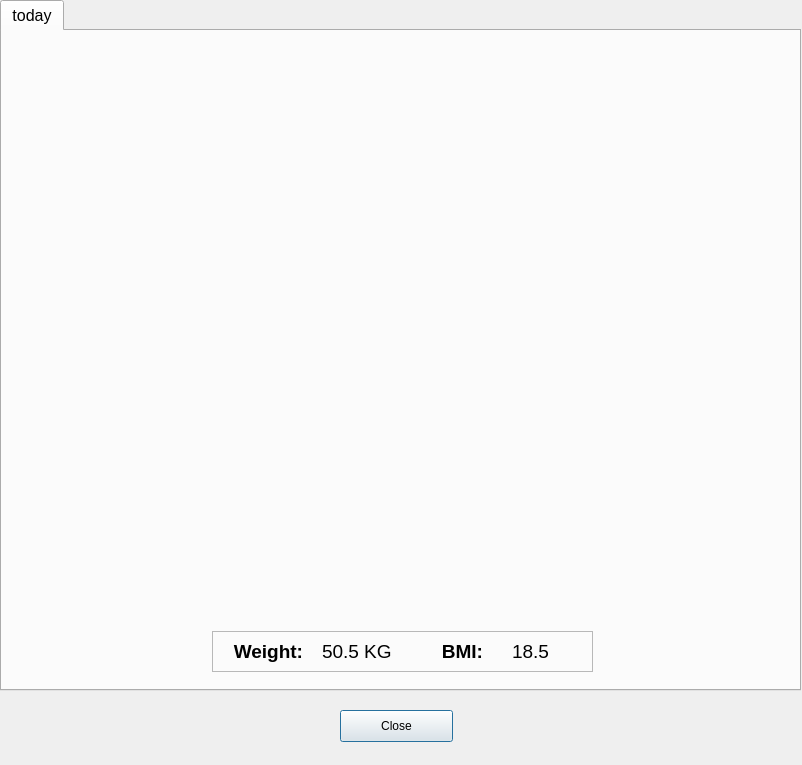
<?xml version="1.0" encoding="UTF-8"?>
<ui version="4.0">
 <class>bm_window</class>
 <widget class="QDialog" name="bm_window">
  <property name="geometry">
   <rect>
    <x>0</x>
    <y>0</y>
    <width>802</width>
    <height>765</height>
   </rect>
  </property>
  <property name="windowTitle">
   <string>Weight</string>
  </property>
  <widget class="QTabWidget" name="tabWidget">
   <property name="geometry">
    <rect>
     <x>0</x>
     <y>0</y>
     <width>801</width>
     <height>691</height>
    </rect>
   </property>
   <property name="font">
    <font>
     <family>Arial</family>
     <pointsize>12</pointsize>
    </font>
   </property>
   <property name="currentIndex">
    <number>0</number>
   </property>
   <widget class="QWidget" name="bm_tab_1">
    <attribute name="title">
     <string>today</string>
    </attribute>
    <widget class="QLabel" name="bm_trend_figure">
     <property name="geometry">
      <rect>
       <x>0</x>
       <y>0</y>
       <width>800</width>
       <height>480</height>
      </rect>
     </property>
     <property name="text">
      <string/>
     </property>
     <property name="pixmap">
      <pixmap>../model/result/bm_trends.png</pixmap>
     </property>
     <property name="scaledContents">
      <bool>true</bool>
     </property>
     <property name="wordWrap">
      <bool>false</bool>
     </property>
    </widget>
    <widget class="QFrame" name="frame">
     <property name="geometry">
      <rect>
       <x>210</x>
       <y>600</y>
       <width>381</width>
       <height>41</height>
      </rect>
     </property>
     <property name="font">
      <font>
       <family>Arial</family>
       <pointsize>6</pointsize>
      </font>
     </property>
     <property name="frameShape">
      <enum>QFrame::StyledPanel</enum>
     </property>
     <property name="frameShadow">
      <enum>QFrame::Raised</enum>
     </property>
     <widget class="QLabel" name="bmi_label">
      <property name="geometry">
       <rect>
        <x>210</x>
        <y>0</y>
        <width>61</width>
        <height>41</height>
       </rect>
      </property>
      <property name="font">
       <font>
        <family>Arial</family>
        <pointsize>14</pointsize>
        <weight>75</weight>
        <bold>true</bold>
       </font>
      </property>
      <property name="text">
       <string>BMI:</string>
      </property>
      <property name="alignment">
       <set>Qt::AlignRight|Qt::AlignTrailing|Qt::AlignVCenter</set>
      </property>
     </widget>
     <widget class="QLabel" name="weight_value">
      <property name="geometry">
       <rect>
        <x>110</x>
        <y>0</y>
        <width>121</width>
        <height>41</height>
       </rect>
      </property>
      <property name="font">
       <font>
        <family>Arial</family>
        <pointsize>14</pointsize>
       </font>
      </property>
      <property name="text">
       <string>50.5 KG</string>
      </property>
     </widget>
     <widget class="QLabel" name="bmi_value">
      <property name="geometry">
       <rect>
        <x>300</x>
        <y>0</y>
        <width>91</width>
        <height>41</height>
       </rect>
      </property>
      <property name="font">
       <font>
        <family>Arial</family>
        <pointsize>14</pointsize>
       </font>
      </property>
      <property name="text">
       <string>18.5</string>
      </property>
     </widget>
     <widget class="QLabel" name="weight_label">
      <property name="geometry">
       <rect>
        <x>-10</x>
        <y>0</y>
        <width>101</width>
        <height>41</height>
       </rect>
      </property>
      <property name="font">
       <font>
        <family>Arial</family>
        <pointsize>14</pointsize>
        <weight>75</weight>
        <bold>true</bold>
       </font>
      </property>
      <property name="text">
       <string>Weight:</string>
      </property>
      <property name="alignment">
       <set>Qt::AlignRight|Qt::AlignTrailing|Qt::AlignVCenter</set>
      </property>
     </widget>
    </widget>
    <widget class="QLabel" name="bmi_figure">
     <property name="geometry">
      <rect>
       <x>0</x>
       <y>490</y>
       <width>800</width>
       <height>100</height>
      </rect>
     </property>
     <property name="text">
      <string/>
     </property>
    </widget>
    <zorder>frame</zorder>
    <zorder>bm_trend_figure</zorder>
    <zorder>bmi_figure</zorder>
   </widget>
  </widget>
  <widget class="QPushButton" name="bm_close_botton">
   <property name="geometry">
    <rect>
     <x>340</x>
     <y>710</y>
     <width>113</width>
     <height>32</height>
    </rect>
   </property>
   <property name="font">
    <font>
     <family>Arial</family>
    </font>
   </property>
   <property name="text">
    <string>Close</string>
   </property>
  </widget>
 </widget>
 <resources/>
 <connections/>
</ui>
